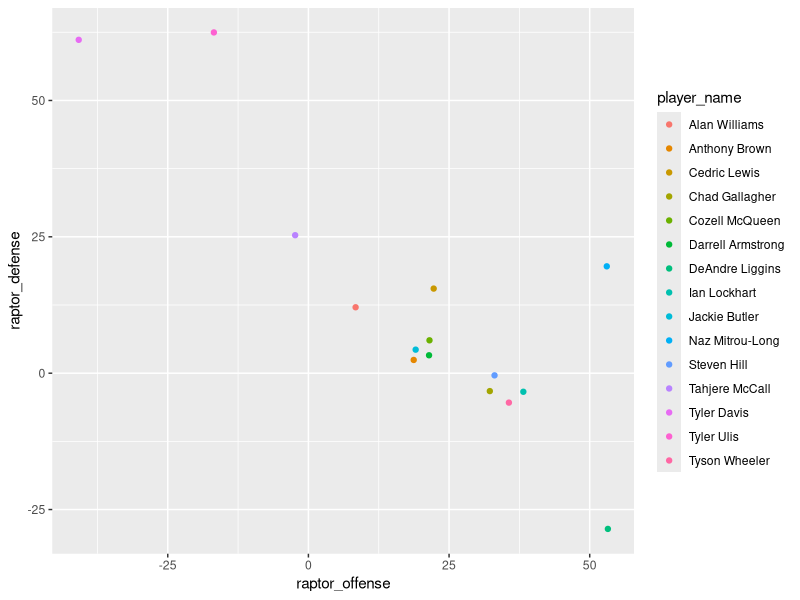

The R script that drew this image:
## ---- chunk 1
knitr::opts_chunk$set(echo = TRUE)
## ---- chunk 2
library(tidyverse)
nba<-read_csv("historical_RAPTOR_by_player.csv")
nba
nbatop <- filter(nba, raptor_total > 20)
nbatop
ggplot(nbatop)+
    geom_point(mapping = aes(x = raptor_offense, y = raptor_defense, color = player_name))

write_csv(nbatop, "nbatop.csv")
